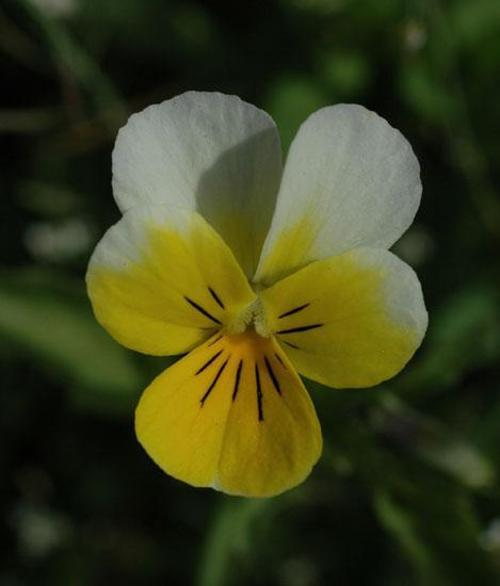
#> input picture image_1306.jpg, 500 x 586 px
$ python -i data_augmentation.py   (imports and definitions only)
#> lines starting #> are read from the running program, lines starting #| are printed output that depends on the picture
#> further down, picture is the input picture: PIL image 500x586 RGB; mean R, G, B 59.7, 63.6, 28.2
from PIL import Image, ImageEnhance, ImageOps, ImageFile
import numpy as np
import random
import threading, os, time
import logging

logger = logging.getLogger(__name__)
ImageFile.LOAD_TRUNCATED_IMAGES = True

import argparse

opt = argparse.ArgumentParser()
# [2 lines not run here, left out]

class DataAugmentation:
    """
    包含数据增强的八种方式
    """


    def __init__(self):
        pass

    @staticmethod
    def openImage(image):
        return Image.open(image, mode="r")

    # [25 lines left out: functions randomRotation, randomCrop, not called in this run]

    @staticmethod
    def randomColor(image):
        """
        对图像进行颜色抖动
        :param image: PIL的图像image
        :return: 有颜色色差的图像image
        """
        random_factor = np.random.randint(0, 31) / 10.  # 随机因子
        color_image = ImageEnhance.Color(image).enhance(random_factor)  # 调整图像的饱和度
        random_factor = np.random.randint(10, 21) / 10.  # 随机因子
        brightness_image = ImageEnhance.Brightness(color_image).enhance(random_factor)  # 调整图像的亮度
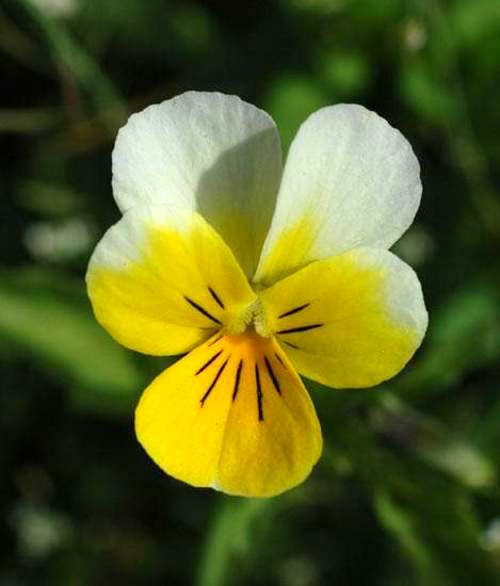
#> brightness_image: PIL image 500x586 RGB; mean R, G, B 88.7, 96.1, 35.3
        random_factor = np.random.randint(10, 21) / 10.  # 随机因1子
        contrast_image = ImageEnhance.Contrast(brightness_image).enhance(random_factor)  # 调整图像对比度
        random_factor = np.random.randint(0, 31) / 10.  # 随机因子
        return ImageEnhance.Sharpness(contrast_image).enhance(random_factor)  # 调整图像锐度

    # [31 lines left out: function randomGaussian, not called in this run]

    @staticmethod
    def saveImage(image, path):
        image.save(path)


# [27 lines left out: functions makeDir, imageOps, not called in this run]


opsList = {"randomRotation", "randomCrop", "randomColor", "randomGaussian"}
# opsList = {"randomCrop"}


# [35 lines left out: function threadOPS, not called in this run]


# [6 lines not run here, left out]

>>> from PIL import Image
>>> picture = Image.open('image_1306.jpg')
>>> result = DataAugmentation().randomColor(picture)
